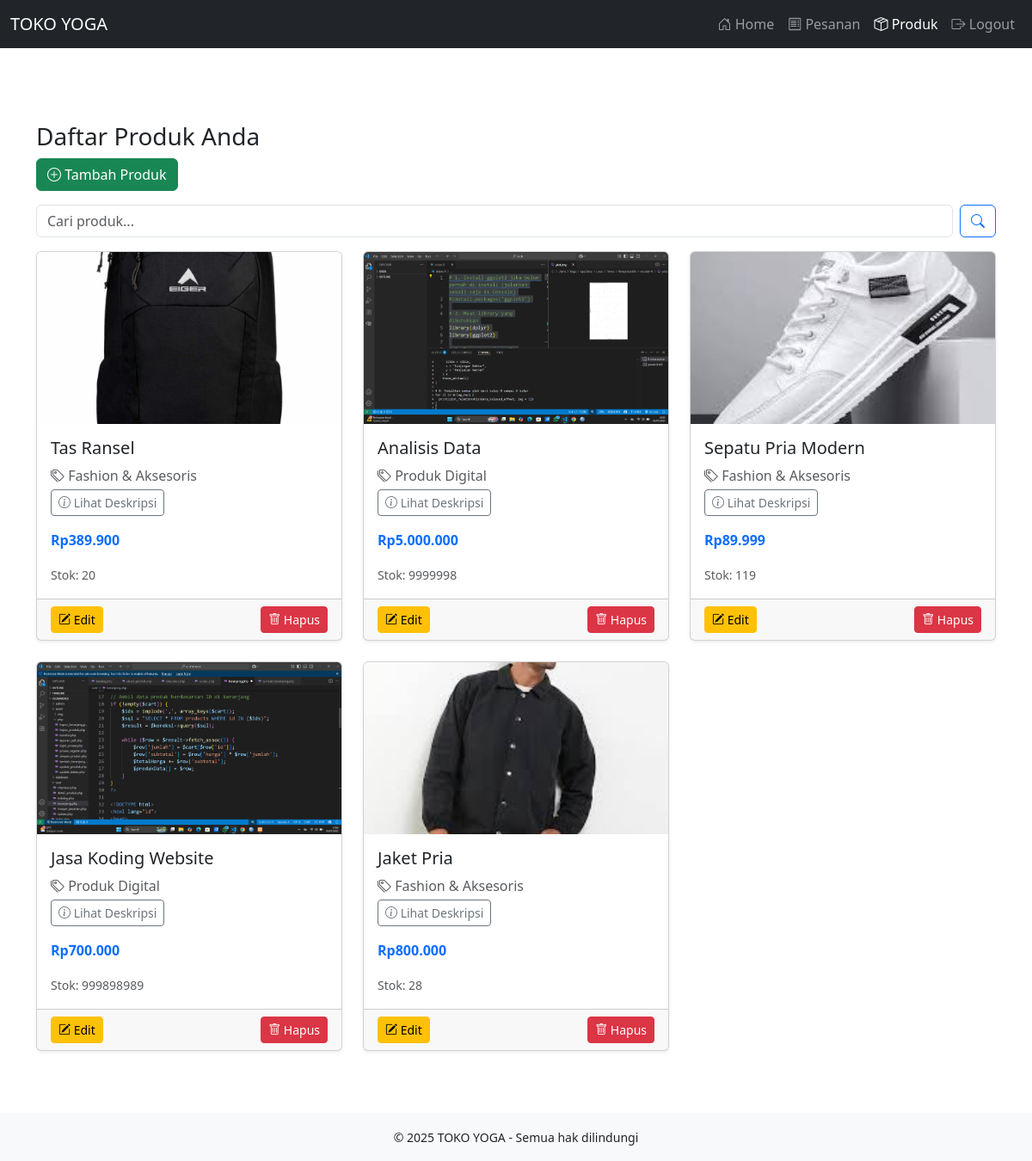
Page /admin/produk.php (signed in) on the committed database.
### tables this page shows
CREATE TABLE `products` (
  `id` int(11) NOT NULL,
  `nama_produk` varchar(150) NOT NULL,
  `harga` decimal(10,2) NOT NULL,
  `stok` int(11) NOT NULL,
  `deskripsi` text DEFAULT NULL,
  `gambar` varchar(255) DEFAULT NULL,
  `kategori_id` int(11) DEFAULT NULL,
  `user_id` int(11) NOT NULL
);

CREATE TABLE `categories` (
  `id` int(11) NOT NULL,
  `nama_kategori` varchar(50) NOT NULL
);

### admin/produk.php (the view, shortened to what this page needs)
<?php
include '../asset/php/koneksi.php';
$user_id = $_SESSION['user_id'];
$q = $_GET['q'] ?? '';
if ($q !== '') {
    $stmt = $koneksi->prepare("
        SELECT p.*, c.nama_kategori
        FROM products p
        JOIN categories c ON p.kategori_id = c.id
        WHERE p.user_id = ? AND p.nama_produk LIKE ?
        ORDER BY p.id DESC
    ");
    $like = "%$q%";
    $stmt->bind_param("is", $user_id, $like);
    $stmt->execute();
    $produk = $stmt->get_result();
} else {
    $stmt = $koneksi->prepare("
        SELECT p.*, c.nama_kategori
        FROM products p
        JOIN categories c ON p.kategori_id = c.id
        WHERE p.user_id = ?
        ORDER BY p.id DESC
    ");
    $stmt->bind_param("i", $user_id);
    $stmt->execute();
    $produk = $stmt->get_result();
}
?>
<!DOCTYPE html>
<html lang="id">
<head>
  <link href="https://cdn.jsdelivr.net/npm/bootstrap@5.3.3/dist/css/bootstrap.min.css" rel="stylesheet" />
  <link href="https://cdn.jsdelivr.net/npm/bootstrap-icons@1.10.5/font/bootstrap-icons.css" rel="stylesheet" />
</head>
<body>
<nav class="navbar navbar-expand-lg navbar-dark bg-dark navbar-fixed">
  <div class="container-fluid">
    <a class="navbar-brand" href="#">TOKO YOGA</a>
    <div class="collapse navbar-collapse" id="navbarNav">
      <ul class="navbar-nav ms-auto">
        <li class="nav-item"><a class="nav-link" href="dashboard.php"><i class="bi bi-house-door"></i> Home</a></li>
        <li class="nav-item"><a class="nav-link" href="pesanan.php"><i class="bi bi-receipt"></i> Pesanan</a></li>
        <li class="nav-item"><a class="nav-link active" href="produk.php"><i class="bi bi-box-seam"></i> Produk</a></li>
        <li class="nav-item"><a class="nav-link" href="../logout.php"><i class="bi bi-box-arrow-right"></i> Logout</a></li>
      </ul>
    </div>
  </div>
</nav>
<div class="container mt-5 pt-4">
  <h3>Daftar Produk Anda</h3>
  <button type="button" class="btn btn-success mb-3" data-bs-toggle="modal" data-bs-target="#modalTambahProduk">
    <i class="bi bi-plus-circle"></i> Tambah Produk
  </button>
  <form method="GET" class="mb-3 d-flex" role="search">
    <input class="form-control me-2" type="search" placeholder="Cari produk..." name="q" value="<?= htmlspecialchars($q) ?>" />
    <button class="btn btn-outline-primary" type="submit"><i class="bi bi-search"></i></button>
  </form>
  <div class="row">
    <?php if ($produk->num_rows > 0): ?>
      <?php while ($row = $produk->fetch_assoc()): ?>
        <div class="col-md-4 mb-4">
          <div class="card h-100 shadow-sm">
            <img src="../asset/img/<?= htmlspecialchars($row['gambar']) ?>" class="card-img-top" alt="<?= htmlspecialchars($row['nama_produk']) ?>" style="height: 200px; object-fit: cover;">
            <div class="card-body">
              <h5 class="card-title"><?= htmlspecialchars($row['nama_produk']) ?></h5>
              <p class="card-text text-muted mb-1"><i class="bi bi-tags"></i> <?= htmlspecialchars($row['nama_kategori']) ?></p>
              <button class="btn btn-sm btn-outline-secondary mb-2" type="button" data-bs-toggle="collapse" data-bs-target="#deskripsi<?= $row['id'] ?>">
                <i class="bi bi-info-circle"></i> Lihat Deskripsi
              </button>
              <p class="card-text fw-bold text-primary mt-2">Rp<?= number_format($row['harga'], 0, ',', '.') ?></p>
              <p class="card-text"><small class="text-muted">Stok: <?= $row['stok'] ?></small></p>
            </div>
            <div class="card-footer d-flex justify-content-between">
              <button type="button" class="btn btn-sm btn-warning" data-bs-toggle="modal" data-bs-target="#modalEdit<?= $row['id'] ?>">
                <i class="bi bi-pencil-square"></i> Edit
              </button>
              <a href="../asset/php/hapus_produk.php?id=<?= $row['id'] ?>" class="btn btn-sm btn-danger" onclick="return confirm('Yakin ingin menghapus produk ini?')">
                <i class="bi bi-trash"></i> Hapus
              </a>
            </div>
          </div>
        </div>
      <?php endwhile; ?>
    <?php else: ?>
      <div class="col-12 text-center">
        <p class="text-muted">Tidak ada produk ditemukan.</p>
      </div>
    <?php endif; ?>
  </div>
</div>
<footer class="bg-light text-center py-3 mt-5">
  <small>© 2025 TOKO YOGA - Semua hak dilindungi</small>
</footer>
</body>
</html>

### admin/produk.php (style rules this page uses)
.navbar-fixed { position: fixed; top: 0; width: 100%; z-index: 1030; }
body { padding-top: 70px; }

### rows in the picture
products: gambar (picture), nama_produk "Tas Ransel", kategori.nama_kategori "Fashion & Aksesoris", harga "389.900", stok "20"
products: gambar (picture), nama_produk "Analisis Data", kategori.nama_kategori "Produk Digital", harga "5.000.000", stok "9999998"
products: gambar (picture), nama_produk "Sepatu Pria Modern", kategori.nama_kategori "Fashion & Aksesoris", harga "89.999", stok "119"
products: gambar (picture), nama_produk "Jasa Koding Website", kategori.nama_kategori "Produk Digital", harga "700.000", stok "999898989"
products: gambar (picture), nama_produk "Jaket Pria", kategori.nama_kategori "Fashion & Aksesoris", harga "800.000", stok "28"
